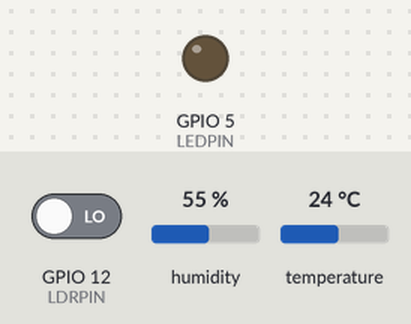
Bench run of a sketch on a simulated ESP8266 (NodeMCU). On the bench: output pins drawn as LEDs (lit = HIGH). The test bench sets the inputs (shaded band); at power-on: GPIO 12 (LDRPIN) LOW, humidity 55 %, temperature 24 °C. WiFi joins after 1.5 s; servers stay silent unless stated; uploads are accepted with an empty reply; the local clock reads 2024-03-15 10:24:30 at power-on unless the sketch sets it; what the sketch prints to the serial monitor is not drawn.

Above: at 15.8 s.
At 30.19 s:
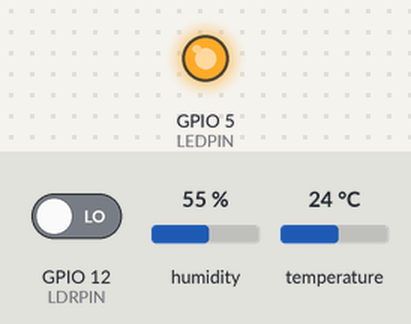
Timing chart, 0 to 41.1 s (numbered marks = the images above):
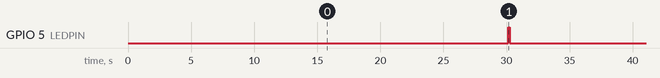

The sketch:

esp8266_sketch_dht11_light_sensors.ino
```cpp
#include <ESP8266WiFi.h>
#include <ESP8266HTTPClient.h>
#include <WiFiClient.h>
#include <time.h>
#include <DHT.h>
#define WIFI_SSID "FAMILIA_CUADROS"
#define WIFI_PASSWORD "Yeyo*0207"
#define API_URL "https://rust-iot-gateway-fragrant-harborbird-9015.fly.dev/devices/esp8266-node-01/ingest"
#define API_KEY "YOUR_API_KEY"
#define DEVICE_ID "esp8266-node-01"
#define DHTPIN 14
#define DHTTYPE DHT11
#define LDRPIN 12
#define LEDPIN 5
const unsigned long SEND_INTERVAL_MS = 30000;
const int MAX_QUEUE_SIZE = 10;
const long UTC_OFFSET_SECONDS = 0;
const int DAYLIGHT_OFFSET_SECONDS = 0;
DHT dht(DHTPIN, DHTTYPE);
WiFiClient wifiClient;
struct SensorPayload {
  String json;
};
SensorPayload queueBuffer[MAX_QUEUE_SIZE];
int queueStart = 0;
int queueCount = 0;
unsigned long lastSendTime = 0;

void flashLed() {
  digitalWrite(LEDPIN, HIGH);
  delay(100);
  digitalWrite(LEDPIN, LOW);
}

void connectWiFi() {
  if (WiFi.status() == WL_CONNECTED) {
    return;
  }
  WiFi.mode(WIFI_STA);
  WiFi.begin(WIFI_SSID, WIFI_PASSWORD);
  Serial.print("Connecting to WiFi");
  int attempts = 0;
  while (WiFi.status() != WL_CONNECTED && attempts < 20) {
    delay(500);
    Serial.print(".");
    attempts++;
  }
  Serial.println();
  if (WiFi.status() == WL_CONNECTED) {
    Serial.print("Connected. IP: ");
    Serial.println(WiFi.localIP());
  } else {
    Serial.println("WiFi connection failed");
  }
}

void syncTime() {
  configTime(UTC_OFFSET_SECONDS, DAYLIGHT_OFFSET_SECONDS, "pool.ntp.org", "time.nist.gov");
  Serial.print("Syncing time");
  time_t now = time(nullptr);
  int attempts = 0;
  while (now < 100000 && attempts < 20) {
    delay(500);
    Serial.print(".");
    now = time(nullptr);
    attempts++;
  }
  Serial.println();
  if (now >= 100000) {
    Serial.print("Time synced: ");
    Serial.println(now);
  } else {
    Serial.println("NTP sync failed");
  }
}

String getIsoTimestamp() {
  time_t now = time(nullptr);
  if (now < 100000) {
    return "";
  }
  struct tm* timeInfo = gmtime(&now);
  if (timeInfo == nullptr) {
    return "";
  }
  char timestamp[25];
  strftime(timestamp, sizeof(timestamp), "%Y-%m-%dT%H:%M:%SZ", timeInfo);
  return String(timestamp);
}

String makePayload(float temperatureC, float humidity, int lightLevel, const String& timestampIso) {
  String payload = "{";
  payload += "\"timestamp\":\"" + timestampIso + "\",";
  payload += "\"payload\":{";
  payload += "\"temperature\":" + String(temperatureC, 1) + ",";
  payload += "\"humidity\":" + String(humidity, 1) + ",";
  payload += "\"light\":" + String(lightLevel);
  payload += "}}";
  return payload;
}

bool enqueuePayload(const String& payload) {
  if (queueCount >= MAX_QUEUE_SIZE) {
    Serial.println("Queue full, dropping oldest payload");
    queueStart = (queueStart + 1) % MAX_QUEUE_SIZE;
    queueCount--;
  }
  int insertIndex = (queueStart + queueCount) % MAX_QUEUE_SIZE;
  queueBuffer[insertIndex].json = payload;
  queueCount++;
  return true;
}

bool postPayload(const String& payload) {
  if (WiFi.status() != WL_CONNECTED) {
    return false;
  }
  flashLed();
  HTTPClient http;
  http.begin(wifiClient, API_URL);
  http.addHeader("Content-Type", "application/json");
  http.addHeader("X-API-Key", API_KEY);
  int httpCode = http.POST(payload);
  Serial.print("Sending: ");
  Serial.println(payload);
  Serial.print("HTTP code: ");
  Serial.println(httpCode);
  bool success = httpCode >= 200 && httpCode < 300;
  if (httpCode > 0) {
    String response = http.getString();
    Serial.print("Response: ");
    Serial.println(response);
  } else {
    Serial.print("POST failed: ");
    Serial.println(http.errorToString(httpCode));
  }
  http.end();
  return success;
}

void flushQueue() {
  while (queueCount > 0 && WiFi.status() == WL_CONNECTED) {
    String payload = queueBuffer[queueStart].json;
    if (!postPayload(payload)) {
      Serial.println("Retry later, keeping payload in queue");
      return;
    }
    queueStart = (queueStart + 1) % MAX_QUEUE_SIZE;
    queueCount--;
    Serial.println("Queued payload sent");
  }
}

void setup() {
  Serial.begin(115200);
  delay(100);
  dht.begin();
  pinMode(LDRPIN, INPUT);
  pinMode(LEDPIN, OUTPUT);
  digitalWrite(LEDPIN, LOW);
  connectWiFi();
  syncTime();
}

void loop() {
  connectWiFi();
  if (WiFi.status() == WL_CONNECTED && getIsoTimestamp() == "") {
    syncTime();
  }
  flushQueue();
  unsigned long nowMs = millis();
  if (nowMs - lastSendTime < SEND_INTERVAL_MS) {
    delay(500);
    return;
  }
  lastSendTime = nowMs;
  float humidity = dht.readHumidity();
  float temperatureC = dht.readTemperature();
  int lightLevel = digitalRead(LDRPIN);
  if (isnan(humidity) || isnan(temperatureC)) {
    Serial.println("DHT11 read failed");
    return;
  }
  String timestampIso = getIsoTimestamp();
  if (timestampIso == "") {
    timestampIso = "1970-01-01T00:00:00Z";
  }
  String payload = makePayload(temperatureC, humidity, lightLevel, timestampIso);
  if (!postPayload(payload)) {
    Serial.println("Storing payload for retry");
    enqueuePayload(payload);
  }
}
```

Measured:
- by itself, GPIO 5 (LEDPIN): alternates HIGH for 0.10 s and LOW for 30.2 s
